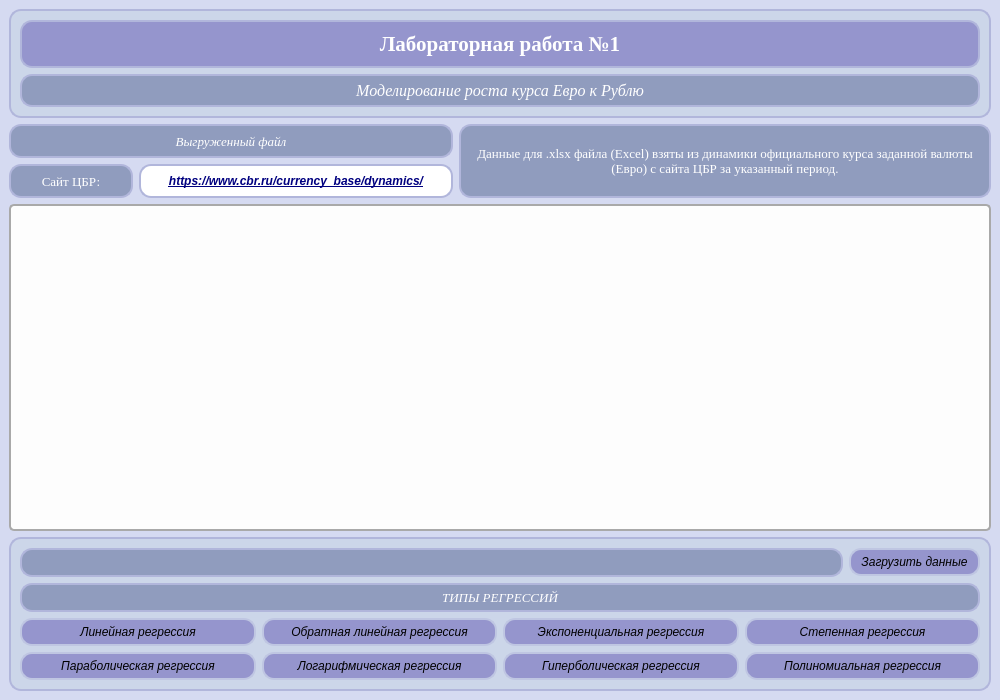
<?xml version="1.0" encoding="UTF-8"?>
<ui version="4.0">
 <class>MainWindow</class>
 <widget class="QMainWindow" name="MainWindow">
  <property name="geometry">
   <rect>
    <x>0</x>
    <y>0</y>
    <width>1000</width>
    <height>700</height>
   </rect>
  </property>
  <property name="minimumSize">
   <size>
    <width>1000</width>
    <height>700</height>
   </size>
  </property>
  <property name="windowTitle">
   <string>MainWindow</string>
  </property>
  <property name="styleSheet">
   <string notr="true">QMainWindow{
	 background-color: rgb(213, 218, 241);
}</string>
  </property>
  <widget class="QWidget" name="centralwidget">
   <property name="styleSheet">
    <string notr="true"/>
   </property>
   <layout class="QGridLayout" name="gridLayout_4">
    <item row="0" column="0">
     <widget class="QFrame" name="frame_title">
      <property name="styleSheet">
       <string notr="true">QFrame {
	background-color: #CCD6E9;
	border: 2px solid #B1B6DB;
	border-radius: 12px;
}</string>
      </property>
      <property name="frameShape">
       <enum>QFrame::Shape::StyledPanel</enum>
      </property>
      <property name="frameShadow">
       <enum>QFrame::Shadow::Raised</enum>
      </property>
      <layout class="QGridLayout" name="gridLayout">
       <item row="1" column="0">
        <widget class="QLabel" name="label_Task">
         <property name="font">
          <font>
           <family>Times New Roman</family>
           <pointsize>12</pointsize>
           <italic>true</italic>
          </font>
         </property>
         <property name="styleSheet">
          <string notr="true">QLabel {
	background-color: #909CBE;
	color: white;
	border: 2px solid #B1B6DB;
	border-radius: 12px;
	padding: 5px 10px;
}</string>
         </property>
         <property name="text">
          <string>Моделирование роста курса Евро к Рублю</string>
         </property>
         <property name="alignment">
          <set>Qt::AlignmentFlag::AlignCenter</set>
         </property>
        </widget>
       </item>
       <item row="0" column="0">
        <widget class="QLabel" name="label_Laba1">
         <property name="font">
          <font>
           <family>Times New Roman</family>
           <pointsize>16</pointsize>
           <italic>false</italic>
           <bold>true</bold>
          </font>
         </property>
         <property name="styleSheet">
          <string notr="true">QLabel {
	background-color: #9595CD;
	background: qlineargradient(
        x1:0, y1:0, x2:1, y2:1,
        stop:0 #3498DB,		  
        stop:1 #9B59B6			
    );
	color: white;
	border: 2px solid #B1B6DB;
	border-radius: 12px;
	padding: 10px 10px;
}</string>
         </property>
         <property name="text">
          <string>Лабораторная работа №1</string>
         </property>
         <property name="alignment">
          <set>Qt::AlignmentFlag::AlignCenter</set>
         </property>
        </widget>
       </item>
      </layout>
     </widget>
    </item>
    <item row="1" column="0">
     <layout class="QGridLayout" name="gridLayout_3">
      <item row="0" column="2" rowspan="2">
       <widget class="QLabel" name="label_info">
        <property name="font">
         <font>
          <family>Times New Roman</family>
          <pointsize>10</pointsize>
          <italic>false</italic>
         </font>
        </property>
        <property name="cursor">
         <cursorShape>ArrowCursor</cursorShape>
        </property>
        <property name="styleSheet">
         <string notr="true">QLabel {
	background-color: #909CBE;
	color: #ffffff;
	border: 2px solid #B1B6DB;
	border-radius: 12px;
	padding: 5px 10px;
}</string>
        </property>
        <property name="frameShadow">
         <enum>QFrame::Shadow::Plain</enum>
        </property>
        <property name="text">
         <string>Данные для .xlsx файла (Excel) взяты из динамики официального курса заданной валюты (Евро) с сайта ЦБР за указанный период.</string>
        </property>
        <property name="alignment">
         <set>Qt::AlignmentFlag::AlignCenter</set>
        </property>
        <property name="wordWrap">
         <bool>true</bool>
        </property>
        <property name="textInteractionFlags">
         <set>Qt::TextInteractionFlag::NoTextInteraction</set>
        </property>
       </widget>
      </item>
      <item row="1" column="0">
       <widget class="QLabel" name="label_info_link">
        <property name="font">
         <font>
          <family>Times New Roman</family>
          <pointsize>10</pointsize>
          <italic>false</italic>
         </font>
        </property>
        <property name="cursor">
         <cursorShape>ArrowCursor</cursorShape>
        </property>
        <property name="styleSheet">
         <string notr="true">QLabel {
	background-color: #909CBE;
	color: #ffffff;
	border: 2px solid #B1B6DB;
	border-radius: 12px;
	padding: 5px 10px;
	max-width: 100px;
}</string>
        </property>
        <property name="frameShadow">
         <enum>QFrame::Shadow::Plain</enum>
        </property>
        <property name="text">
         <string>Сайт ЦБР:</string>
        </property>
        <property name="alignment">
         <set>Qt::AlignmentFlag::AlignCenter</set>
        </property>
        <property name="wordWrap">
         <bool>true</bool>
        </property>
        <property name="textInteractionFlags">
         <set>Qt::TextInteractionFlag::NoTextInteraction</set>
        </property>
       </widget>
      </item>
      <item row="1" column="1">
       <widget class="QLabel" name="label_link">
        <property name="font">
         <font>
          <family>Segoe UI</family>
          <pointsize>9</pointsize>
          <italic>true</italic>
          <underline>true</underline>
          <fontweight>ExtraBold</fontweight>
         </font>
        </property>
        <property name="cursor">
         <cursorShape>IBeamCursor</cursorShape>
        </property>
        <property name="styleSheet">
         <string notr="true">QLabel {
    background-color: rgb(255, 255, 255);
	color: rgb(0, 0, 127);
    font-family: &quot;Segoe UI&quot;;
    font-size: 9pt;
    font-weight: 800;
    padding: 5px;
	max-width: 300px;
	border: 2px solid #B1B6DB;
	border-radius: 12px;
}
</string>
        </property>
        <property name="frameShadow">
         <enum>QFrame::Shadow::Plain</enum>
        </property>
        <property name="text">
         <string>https://www.cbr.ru/currency_base/dynamics/</string>
        </property>
        <property name="alignment">
         <set>Qt::AlignmentFlag::AlignCenter</set>
        </property>
        <property name="wordWrap">
         <bool>true</bool>
        </property>
        <property name="textInteractionFlags">
         <set>Qt::TextInteractionFlag::TextSelectableByMouse</set>
        </property>
       </widget>
      </item>
      <item row="0" column="0" colspan="2">
       <widget class="QLabel" name="label_uploadedFile">
        <property name="font">
         <font>
          <family>Times New Roman</family>
          <pointsize>10</pointsize>
          <italic>true</italic>
         </font>
        </property>
        <property name="styleSheet">
         <string notr="true">QLabel {
	background-color: #909CBE;
	color: white;
	border: 2px solid #B1B6DB;
	border-radius: 12px;
	padding: 5px 10px;
}</string>
        </property>
        <property name="text">
         <string>Выгруженный файл</string>
        </property>
        <property name="alignment">
         <set>Qt::AlignmentFlag::AlignCenter</set>
        </property>
       </widget>
      </item>
     </layout>
    </item>
    <item row="2" column="0">
     <widget class="QTableView" name="tableView_TableData">
      <property name="sizePolicy">
       <sizepolicy hsizetype="Preferred" vsizetype="Expanding">
        <horstretch>0</horstretch>
        <verstretch>0</verstretch>
       </sizepolicy>
      </property>
      <property name="styleSheet">
       <string notr="true">QTableView { 
	background-color: #fdfdfd; 
	alternate-background-color: #f0f4f8; 
	gridline-color: #d1dbe5; font: 10pt &quot;Segoe UI&quot;; 
	color: #102a43;
	border: 2px solid darkgray;
	border-radius: 5px;
} 
QHeaderView::section { 
	background-color: #9334ff; 
	color: white; 
	padding: 4px; 
	border: 1px solid #6925b6; 
	font-weight: bold;
	text-align: center;
} 
QTableView::item:selected { 
 	background-color: #93c5fd;
	color: #0c1a2c; 
} 
QTableView::item:hover 
{ 
	background-color: #dbeafe; 
}</string>
      </property>
      <property name="frameShadow">
       <enum>QFrame::Shadow::Raised</enum>
      </property>
      <property name="editTriggers">
       <set>QAbstractItemView::EditTrigger::NoEditTriggers</set>
      </property>
      <property name="alternatingRowColors">
       <bool>true</bool>
      </property>
      <property name="showGrid">
       <bool>true</bool>
      </property>
      <property name="gridStyle">
       <enum>Qt::PenStyle::DashLine</enum>
      </property>
      <attribute name="horizontalHeaderCascadingSectionResizes">
       <bool>false</bool>
      </attribute>
      <attribute name="horizontalHeaderStretchLastSection">
       <bool>false</bool>
      </attribute>
     </widget>
    </item>
    <item row="3" column="0">
     <widget class="QFrame" name="frame_Work">
      <property name="styleSheet">
       <string notr="true">QFrame {
	background-color: #CCD6E9;
	border: 2px solid #B1B6DB;
	border-radius: 12px;
}</string>
      </property>
      <property name="frameShape">
       <enum>QFrame::Shape::StyledPanel</enum>
      </property>
      <property name="frameShadow">
       <enum>QFrame::Shadow::Raised</enum>
      </property>
      <layout class="QGridLayout" name="gridLayout_2">
       <item row="3" column="0" colspan="2">
        <widget class="QLabel" name="label_TypesOfRegressions">
         <property name="font">
          <font>
           <family>Times New Roman</family>
           <pointsize>10</pointsize>
           <italic>true</italic>
          </font>
         </property>
         <property name="styleSheet">
          <string notr="true">QLabel {
	background-color: #909CBE;
	color: white;
	border: 2px solid #B1B6DB;
	border-radius: 12px;
	padding: 5px 10px;
}</string>
         </property>
         <property name="text">
          <string>ТИПЫ РЕГРЕССИЙ</string>
         </property>
         <property name="alignment">
          <set>Qt::AlignmentFlag::AlignCenter</set>
         </property>
        </widget>
       </item>
       <item row="4" column="0" colspan="2">
        <layout class="QHBoxLayout" name="horizontalLayout_Regressions">
         <item>
          <layout class="QVBoxLayout" name="verticalLayout_Block1">
           <item>
            <widget class="QPushButton" name="pushButton_LinearReg">
             <property name="sizePolicy">
              <sizepolicy hsizetype="Preferred" vsizetype="Fixed">
               <horstretch>0</horstretch>
               <verstretch>0</verstretch>
              </sizepolicy>
             </property>
             <property name="font">
              <font>
               <italic>true</italic>
              </font>
             </property>
             <property name="cursor">
              <cursorShape>PointingHandCursor</cursorShape>
             </property>
             <property name="styleSheet">
              <string notr="true">QPushButton {
	color: #000000;
    background-color: #9595CD; 
    border-radius: 12px; 
    border: 2px solid #BFC6E2;
    padding: 5px 10px;
}

QPushButton:hover {
    background-color: #AA55FF; 
}

QPushButton:pressed {
    background-color: #7B79AE;
}
</string>
             </property>
             <property name="text">
              <string>Линейная регрессия</string>
             </property>
            </widget>
           </item>
           <item>
            <widget class="QPushButton" name="pushButton_ParabReg">
             <property name="sizePolicy">
              <sizepolicy hsizetype="Preferred" vsizetype="Fixed">
               <horstretch>0</horstretch>
               <verstretch>0</verstretch>
              </sizepolicy>
             </property>
             <property name="font">
              <font>
               <italic>true</italic>
              </font>
             </property>
             <property name="cursor">
              <cursorShape>PointingHandCursor</cursorShape>
             </property>
             <property name="styleSheet">
              <string notr="true">QPushButton {
	color: #000000;
    background-color: #9595CD; 
    border-radius: 12px; 
    border: 2px solid #BFC6E2;
    padding: 5px 10px;
}

QPushButton:hover {
    background-color: #AA55FF; 
}

QPushButton:pressed {
    background-color: #7B79AE;
}
</string>
             </property>
             <property name="text">
              <string>Параболическая регрессия</string>
             </property>
            </widget>
           </item>
          </layout>
         </item>
         <item>
          <layout class="QVBoxLayout" name="verticalLayout_Block2">
           <item>
            <widget class="QPushButton" name="pushButton_InverseLinearReg">
             <property name="sizePolicy">
              <sizepolicy hsizetype="Preferred" vsizetype="Fixed">
               <horstretch>0</horstretch>
               <verstretch>0</verstretch>
              </sizepolicy>
             </property>
             <property name="font">
              <font>
               <italic>true</italic>
              </font>
             </property>
             <property name="cursor">
              <cursorShape>PointingHandCursor</cursorShape>
             </property>
             <property name="styleSheet">
              <string notr="true">QPushButton {
	color: #000000;
    background-color: #9595CD; 
    border-radius: 12px; 
    border: 2px solid #BFC6E2;
    padding: 5px 10px;
}

QPushButton:hover {
    background-color: #AA55FF; 
}

QPushButton:pressed {
    background-color: #7B79AE;
}
</string>
             </property>
             <property name="text">
              <string>Обратная линейная регрессия</string>
             </property>
            </widget>
           </item>
           <item>
            <widget class="QPushButton" name="pushButton_LogReg">
             <property name="sizePolicy">
              <sizepolicy hsizetype="Preferred" vsizetype="Fixed">
               <horstretch>0</horstretch>
               <verstretch>0</verstretch>
              </sizepolicy>
             </property>
             <property name="font">
              <font>
               <italic>true</italic>
              </font>
             </property>
             <property name="cursor">
              <cursorShape>PointingHandCursor</cursorShape>
             </property>
             <property name="styleSheet">
              <string notr="true">QPushButton {
	color: #000000;
    background-color: #9595CD; 
    border-radius: 12px; 
    border: 2px solid #BFC6E2;
    padding: 5px 10px;
}

QPushButton:hover {
    background-color: #AA55FF; 
}

QPushButton:pressed {
    background-color: #7B79AE;
}
</string>
             </property>
             <property name="text">
              <string>Логарифмическая регрессия</string>
             </property>
            </widget>
           </item>
          </layout>
         </item>
         <item>
          <layout class="QVBoxLayout" name="verticalLayout_Block3">
           <item>
            <widget class="QPushButton" name="pushButton_ExpReg">
             <property name="sizePolicy">
              <sizepolicy hsizetype="Preferred" vsizetype="Fixed">
               <horstretch>0</horstretch>
               <verstretch>0</verstretch>
              </sizepolicy>
             </property>
             <property name="font">
              <font>
               <italic>true</italic>
              </font>
             </property>
             <property name="cursor">
              <cursorShape>PointingHandCursor</cursorShape>
             </property>
             <property name="styleSheet">
              <string notr="true">QPushButton {
	color: #000000;
    background-color: #9595CD; 
    border-radius: 12px; 
    border: 2px solid #BFC6E2;
    padding: 5px 10px;
}

QPushButton:hover {
    background-color: #AA55FF; 
}

QPushButton:pressed {
    background-color: #7B79AE;
}
</string>
             </property>
             <property name="text">
              <string>Экспоненциальная регрессия</string>
             </property>
            </widget>
           </item>
           <item>
            <widget class="QPushButton" name="pushButton_HyperReg">
             <property name="sizePolicy">
              <sizepolicy hsizetype="Preferred" vsizetype="Fixed">
               <horstretch>0</horstretch>
               <verstretch>0</verstretch>
              </sizepolicy>
             </property>
             <property name="font">
              <font>
               <italic>true</italic>
              </font>
             </property>
             <property name="cursor">
              <cursorShape>PointingHandCursor</cursorShape>
             </property>
             <property name="styleSheet">
              <string notr="true">QPushButton {
	color: #000000;
    background-color: #9595CD; 
    border-radius: 12px; 
    border: 2px solid #BFC6E2;
    padding: 5px 10px;
}

QPushButton:hover {
    background-color: #AA55FF; 
}

QPushButton:pressed {
    background-color: #7B79AE;
}
</string>
             </property>
             <property name="text">
              <string>Гиперболическая регрессия</string>
             </property>
            </widget>
           </item>
          </layout>
         </item>
         <item>
          <layout class="QVBoxLayout" name="verticalLayout_Block4">
           <item>
            <widget class="QPushButton" name="pushButton_PowerReg">
             <property name="sizePolicy">
              <sizepolicy hsizetype="Preferred" vsizetype="Fixed">
               <horstretch>0</horstretch>
               <verstretch>0</verstretch>
              </sizepolicy>
             </property>
             <property name="font">
              <font>
               <italic>true</italic>
              </font>
             </property>
             <property name="cursor">
              <cursorShape>PointingHandCursor</cursorShape>
             </property>
             <property name="styleSheet">
              <string notr="true">QPushButton {
	color: #000000;
    background-color: #9595CD; 
    border-radius: 12px; 
    border: 2px solid #BFC6E2;
    padding: 5px 10px;
}

QPushButton:hover {
    background-color: #AA55FF; 
}

QPushButton:pressed {
    background-color: #7B79AE;
}
</string>
             </property>
             <property name="text">
              <string>Степенная регрессия</string>
             </property>
            </widget>
           </item>
           <item>
            <widget class="QPushButton" name="pushButton_PolynomReg">
             <property name="sizePolicy">
              <sizepolicy hsizetype="Preferred" vsizetype="Fixed">
               <horstretch>0</horstretch>
               <verstretch>0</verstretch>
              </sizepolicy>
             </property>
             <property name="font">
              <font>
               <italic>true</italic>
              </font>
             </property>
             <property name="cursor">
              <cursorShape>PointingHandCursor</cursorShape>
             </property>
             <property name="styleSheet">
              <string notr="true">QPushButton {
	color: #000000;
    background-color: #9595CD; 
    border-radius: 12px; 
    border: 2px solid #BFC6E2;
    padding: 5px 10px;
}

QPushButton:hover {
    background-color: #AA55FF; 
}

QPushButton:pressed {
    background-color: #7B79AE;
}
</string>
             </property>
             <property name="text">
              <string>Полиномиальная регрессия</string>
             </property>
            </widget>
           </item>
          </layout>
         </item>
        </layout>
       </item>
       <item row="2" column="1">
        <widget class="QPushButton" name="pushButton_loadFile">
         <property name="sizePolicy">
          <sizepolicy hsizetype="Fixed" vsizetype="Fixed">
           <horstretch>0</horstretch>
           <verstretch>0</verstretch>
          </sizepolicy>
         </property>
         <property name="font">
          <font>
           <italic>true</italic>
          </font>
         </property>
         <property name="cursor">
          <cursorShape>PointingHandCursor</cursorShape>
         </property>
         <property name="styleSheet">
          <string notr="true">QPushButton {
	color: #000000;
    background-color: #9595CD; 
    border-radius: 12px; 
    border: 2px solid #BFC6E2;
    padding: 5px 10px;
}

QPushButton:hover {
    background-color: #AA55FF; 
}

QPushButton:pressed {
    background-color: #7B79AE;
}
</string>
         </property>
         <property name="text">
          <string>Загрузить данные</string>
         </property>
        </widget>
       </item>
       <item row="2" column="0">
        <widget class="QLabel" name="label_FilePath">
         <property name="font">
          <font>
           <family>Times New Roman</family>
           <pointsize>10</pointsize>
           <italic>false</italic>
          </font>
         </property>
         <property name="cursor">
          <cursorShape>ArrowCursor</cursorShape>
         </property>
         <property name="styleSheet">
          <string notr="true">QLabel {
	background-color: #909CBE;
	color: white;
	border: 2px solid #B1B6DB;
	border-radius: 12px;
	padding: 5px 10px;
}</string>
         </property>
         <property name="text">
          <string/>
         </property>
         <property name="alignment">
          <set>Qt::AlignmentFlag::AlignCenter</set>
         </property>
         <property name="textInteractionFlags">
          <set>Qt::TextInteractionFlag::LinksAccessibleByMouse|Qt::TextInteractionFlag::TextSelectableByMouse</set>
         </property>
        </widget>
       </item>
      </layout>
     </widget>
    </item>
   </layout>
  </widget>
 </widget>
 <resources/>
 <connections/>
</ui>
